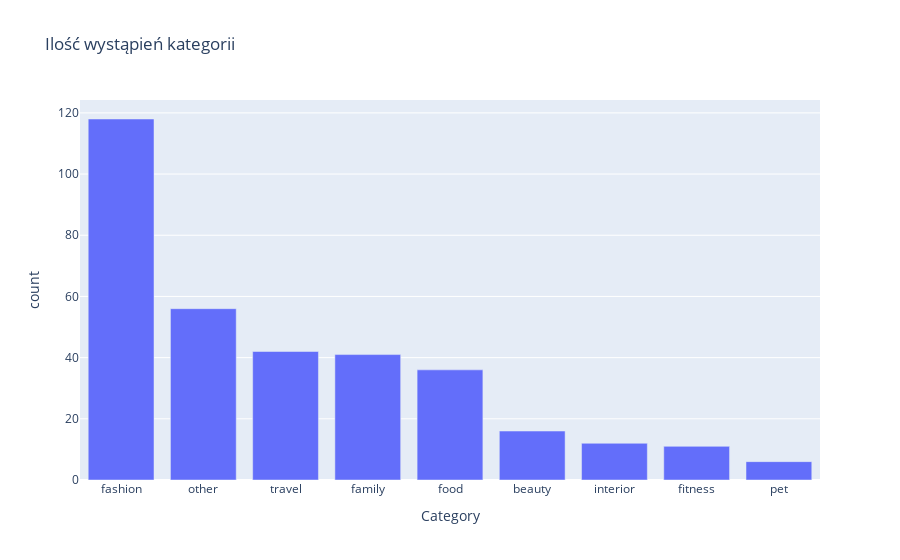

The notebook cell saved with this chart:
### Code cell
counts = df['Category'].value_counts().reset_index()
counts.columns = ['Category', 'count']

# Tworzenie wykresu barplot w Plotly
fig = px.bar(counts, x='Category', y='count', title="Ilość wystąpień kategorii")
fig.show()

### Figure 1 — Plotly figure (JSON) as saved in the notebook; plotly's stock layout.template omitted (floating-point values rounded to 4 significant figures)
{"data": [{"alignmentgroup": "True", "hovertemplate": "Category=%{x}<br>count=%{y}<extra></extra>", "legendgroup": "", "marker": {"color": "#636efa", "pattern": {"shape": ""}}, "name": "", "offsetgroup": "", "orientation": "v", "showlegend": false, "textposition": "auto", "type": "bar", "x": ["fashion", "other", "travel", "family", "food", "beauty", "interior", "fitness", "pet"], "xaxis": "x", "y": [118, 56, 42, 41, 36, 16, 12, 11, 6], "yaxis": "y"}], "layout": {"barmode": "relative", "legend": {"tracegroupgap": 0}, "title": {"text": "Ilość wystąpień kategorii"}, "xaxis": {"anchor": "y", "domain": [0, 1], "title": {"text": "Category"}}, "yaxis": {"anchor": "x", "domain": [0, 1], "title": {"text": "count"}}}}
